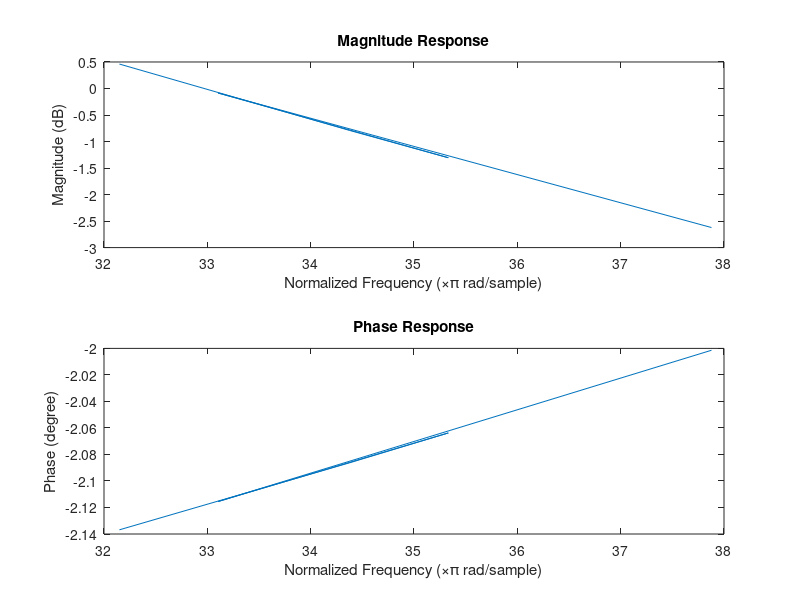
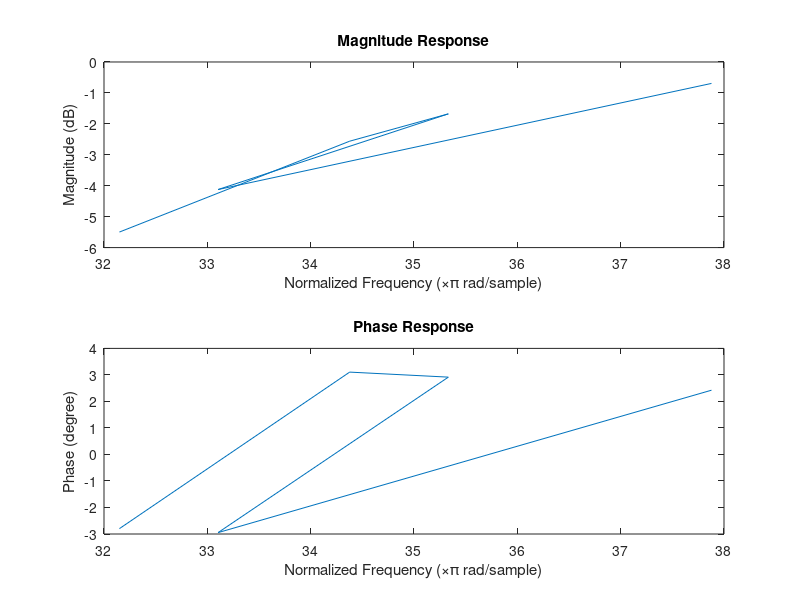
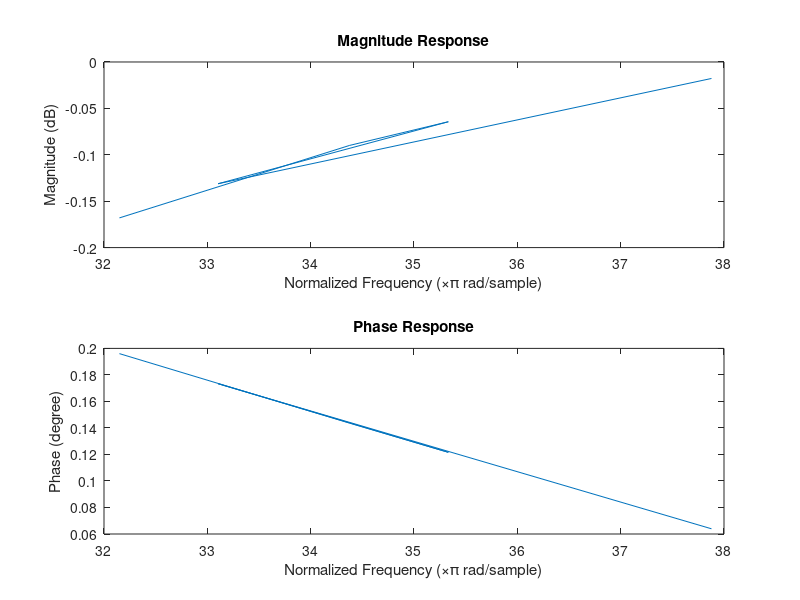
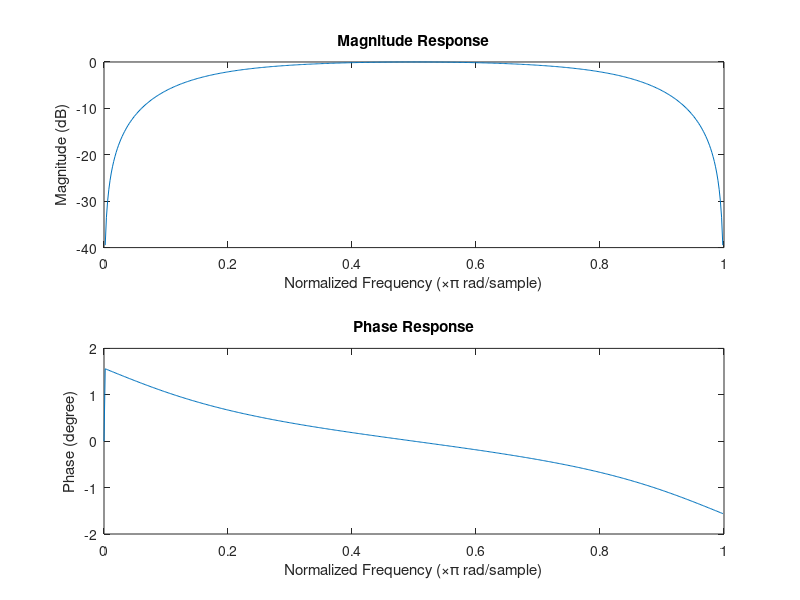

Write the MATLAB code that produced these figures, in order.
%% Make magnitude and phase response with 512 frequency samples
b=[1 0.5];
a=[1 -1.8*cos(pi/16) 0.81];
N=512; % # of frequency response samples
[h,w] = freqz(b,a,'whole',N);

subplot(2,1,1)
plot(w/pi,20*log10(abs(h)))

xlabel('Normalized Frequency (\times\pi rad/sample)')
ylabel('Magnitude (dB)')
title('Magnitude Response')

subplot(2,1,2)
plot(w/pi,angle(h))
xlabel('Normalized Frequency (\times\pi rad/sample)')
ylabel('Phase (degree)')
title('Phase Response')
%% Redo above with upper half of the unit circle
figure
b=[1 0.5];
a=[1 -1.8*cos(pi/16) 0.81];
N=512; % # of frequency response samples
[h,w] = freqz(b,a,N);

subplot(2,1,1)
plot(w/pi,20*log10(abs(h)))

xlabel('Normalized Frequency (\times\pi rad/sample)')
ylabel('Magnitude (dB)')
title('Magnitude Response')

subplot(2,1,2)
plot(w/pi,angle(h))
xlabel('Normalized Frequency (\times\pi rad/sample)')
ylabel('Phase (degree)')
title('Phase Response')
%% (d) Redo a-c with new difference equation
b=[0.16 -0.48 0.48 -0.16];
a=[1 0.13 0.52 0.3];
N=512; % # of frequency response samples
[h,w] = freqz(b,a,'whole',N);

subplot(2,1,1)
plot(w/pi,20*log10(abs(h)))

xlabel('Normalized Frequency (\times\pi rad/sample)')
ylabel('Magnitude (dB)')
title('Magnitude Response')

subplot(2,1,2)
plot(w/pi,angle(h))
xlabel('Normalized Frequency (\times\pi rad/sample)')
ylabel('Phase (degree)')
title('Phase Response')
%%%%%%%%%%%%%%%%%%%%%%%%%%%%%%%%%%%%%%%%%%%%%%%%%%%%%%%
figure
N=512; % # of frequency response samples
[h,w] = freqz(b,a,N);

subplot(2,1,1)
plot(w/pi,20*log10(abs(h)))

xlabel('Normalized Frequency (\times\pi rad/sample)')
ylabel('Magnitude (dB)')
title('Magnitude Response')

subplot(2,1,2)
plot(w/pi,angle(h))
xlabel('Normalized Frequency (\times\pi rad/sample)')
ylabel('Phase (degree)')
title('Phase Response')
%% (e) Redo a-c with new difference equation
b=[0.634 0 -0.634];
a=[1 0 -0.268];
N=512; % # of frequency response samples
[h,w] = freqz(b,a,'whole',N);

subplot(2,1,1)
plot(w/pi,20*log10(abs(h)))

xlabel('Normalized Frequency (\times\pi rad/sample)')
ylabel('Magnitude (dB)')
title('Magnitude Response')

subplot(2,1,2)
plot(w/pi,angle(h))
xlabel('Normalized Frequency (\times\pi rad/sample)')
ylabel('Phase (degree)')
title('Phase Response')
%%%%%%%%%%%%%%%%%%%%%%%%%%%%%%%%%%%%%%%%%%%%%%%%%%%%%%%
figure
N=512; % # of frequency response samples
[h,w] = freqz(b,a,N);

subplot(2,1,1)
plot(w/pi,20*log10(abs(h)))

xlabel('Normalized Frequency (\times\pi rad/sample)')
ylabel('Magnitude (dB)')
title('Magnitude Response')

subplot(2,1,2)
plot(w/pi,angle(h))
xlabel('Normalized Frequency (\times\pi rad/sample)')
ylabel('Phase (degree)')
title('Phase Response')